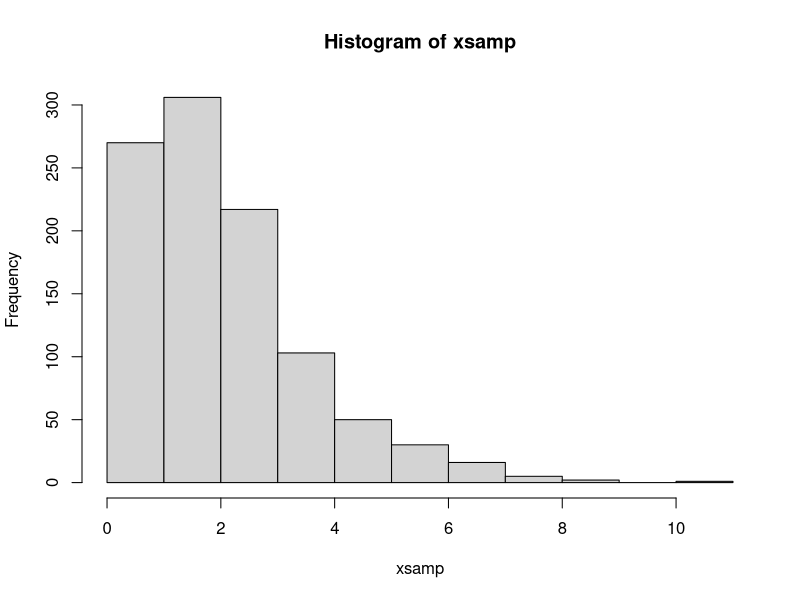
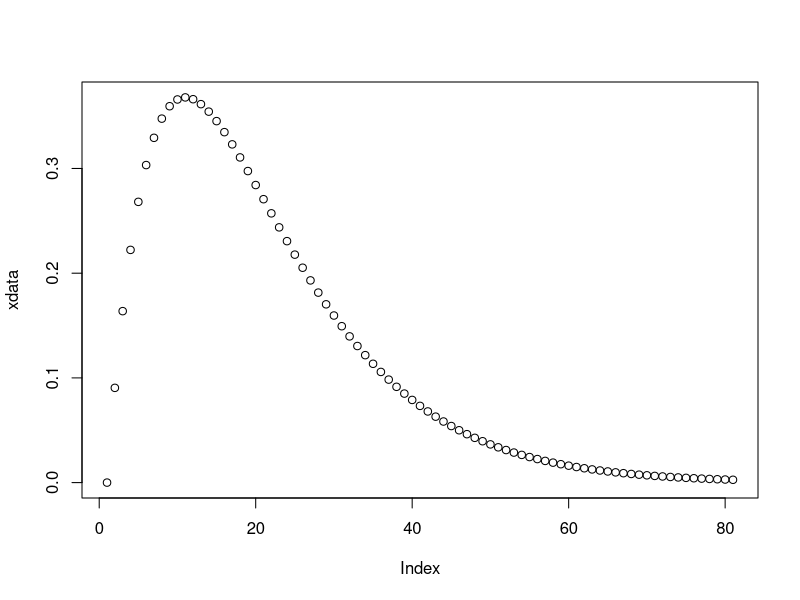
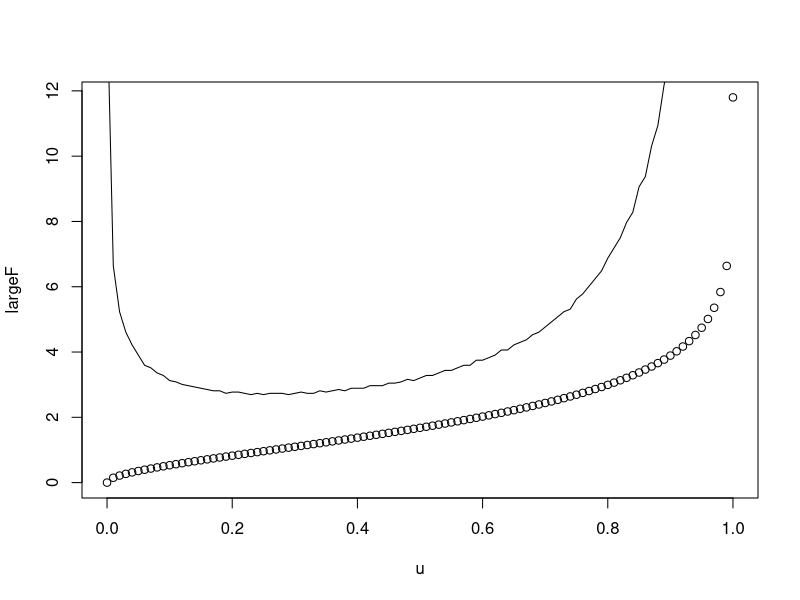

These charts were generated, in order, by the following R code:
library(MCMCpack)


calcWeight <- function(u, alpha, beta) {
  
  
}

invGammaCumulative <- function(u, alpha) {
  x = 0
  stepSize = 0.1
  tolerance = 0.0001
  direction = 1
  integralValue = 0
  
  while(abs(integralValue - u) > tolerance){
    x = x + direction*stepSize
    if(x<0) {
      x = 0
      direction = 1
    }
    
    integral = integrate(gammaDensity, 0, x)
    integralValue = integral$value
    
    # Going left and pass the point
    if ((u > integralValue) && (direction == -1)) {
      stepSize = stepSize/2
      direction = 1
    }
    
    # Going right and pass the point
    if ((u < integralValue) && (direction == 1)) {
      stepSize = stepSize/2
      direction = -1
    }
  }
  return(x)
}

diffInvGammaCumulative <- function(u) {
  firstPoint = invGammaCumulative(u, alpha)
  secondPoint = invGammaCumulative(u+hStep, alpha)
  return((secondPoint - firstPoint)/hStep)
}

gammaDensity <- function(x) {
  return(dgamma(x, alpha,1))  
}

alpha = 2
hStep = 0.01

NUM_SAMPLES = 1000
xsamp = rep(0, NUM_SAMPLES)
for(i in 1:NUM_SAMPLES) {
  u = runif(1)
  xsamp[i] = invGammaCumulative(u, alpha)
}
hist(xsamp)
xdata = dgamma(seq(0,8, by=0.1),2)
plot(xdata)

u = seq(0,1,by=0.01)
largeF = rep(0,length(u))
diffF = rep(0,length(u)-1)
for(i in 1:length(u)) {
  largeF[i] = invGammaCumulative(u[i],alpha)
  if(i<length(u)) {
    diffF[i] = diffInvGammaCumulative(u[i])  
  }
  print(i)
}
plot(u,largeF)
lines(u[1:100],diffF)
